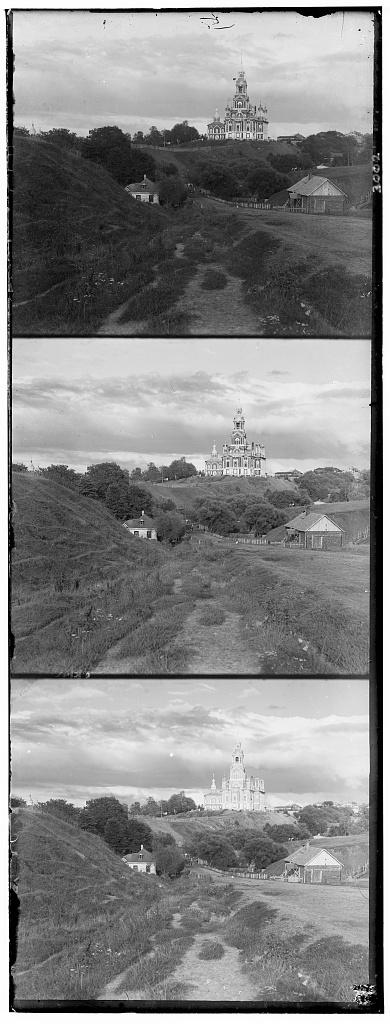
#> input picture before/cathedral.jpg, 390 x 1024 px, found by its file name; its folder holds 4 pictures in this run; the run also reads 1 picture not shown here
$ python covert_zip.py   (older library calls are emulated)
#> lines starting #> are read from the running program, lines starting #| are printed output that depends on the picture
import cv2
import os
import numpy as np
from skimage import img_as_ubyte
MAX_FEATURES = 10000
GOOD_MATCH_PERCENT = 0.15
SIZE=140
import os.path
def zip_():
    img_fold_A = 'E:/QQ/test1/before'
    img_list1 = os.listdir(img_fold_A)
    num_imgs1 = len(img_list1)
    for i in range(num_imgs1):
        save_fold_A = 'E:/QQ/test1/before'
        name_A = img_list1[i]
        path_A = os.path.join(img_fold_A, name_A)
        im_A = cv2.imread(path_A, 1)
#> im_A is the input picture: shape (1024, 390, 3); min 0, max 255, mean 133.7
        if('emir.tif' in name_A):
            file_name_temp = name_A[:-4]
            file_name = os.path.join(save_fold_A , file_name_temp+'.jpg')
            cv2.imwrite(file_name, im_A)
            image = cv2.imread(file_name)
            res = cv2.resize(image, (394,1024), interpolation=cv2.INTER_AREA)
            cv2.imwrite(file_name,res)
            os.remove('E:/QQ/test1/before/emir.tif')


def alignImages(im1,im2):

  # Convert images to grayscale
  #im1Gray = cv2.cvtColor(im1, cv2.COLOR_BGR2GRAY)
  #im2Gray = cv2.cvtColor(im2, cv2.COLOR_BGR2GRAY)

  # Detect ORB features and compute descriptors.
  orb = cv2.ORB_create(MAX_FEATURES)
  keypoints1, descriptors1 = orb.detectAndCompute(im1, None)
  keypoints2, descriptors2 = orb.detectAndCompute(im2, None)
  #print(descriptors1.shape)
  #print(descriptors2.shape)
  # Match features.
  matcher = cv2.DescriptorMatcher_create(cv2.DESCRIPTOR_MATCHER_BRUTEFORCE_HAMMING)
  matches = matcher.match(descriptors1, descriptors2, None)

  # Sort matches by score
  matches.sort(key=lambda x: x.distance, reverse=False)

  # Remove not so good matches
  numGoodMatches = int(len(matches) * GOOD_MATCH_PERCENT)
  matches = matches[:numGoodMatches]

  # Draw top matches
  imMatches = cv2.drawMatches(im1, keypoints1, im2, keypoints2, matches, None)

  # Extract location of good matches
  points1 = np.zeros((len(matches), 2), dtype=np.float32)
  points2 = np.zeros((len(matches), 2), dtype=np.float32)

  for i, match in enumerate(matches):
    points1[i, :] = keypoints1[match.queryIdx].pt
    points2[i, :] = keypoints2[match.trainIdx].pt

  # Find homography
  h, mask = cv2.findHomography(points1, points2, cv2.RANSAC)

  # Use homography

  height, width = im2.shape
  im1Reg = cv2.warpPerspective(im1, h, (width, height))
  return im1Reg


def clear(img):
    img_gray = cv2.cvtColor(img,cv2.COLOR_RGB2GRAY)
    gradX = cv2.Sobel(img_gray, ddepth=cv2.CV_32F, dx=1, dy=0, ksize=-1)
    gradY = cv2.Sobel(img_gray, ddepth=cv2.CV_32F, dx=0, dy=1, ksize=-1)
    img_gradient = cv2.subtract(gradX, gradY)
    img_gradient = cv2.convertScaleAbs(img_gradient)
    blurred = cv2.blur(img_gradient, (9, 9))
    (_, thresh) = cv2.threshold(blurred, 90, 255, cv2.THRESH_BINARY)
    kernel = cv2.getStructuringElement(cv2.MORPH_RECT, (25, 25))
    closed = cv2.morphologyEx(thresh, cv2.MORPH_CLOSE, kernel)
    closed = cv2.erode(closed, None, iterations=4)
    closed = cv2.dilate(closed, None, iterations=4)
    closed = np.clip(closed, 0, 255)
    closed = np.array(closed,np.uint8)
    (cnts, _) = cv2.findContours(closed.copy(), cv2.RETR_EXTERNAL, cv2.CHAIN_APPROX_SIMPLE)
    c = sorted(cnts, key=cv2.contourArea, reverse=True)[0]
    rect = cv2.minAreaRect(c)
    box = np.int0(cv2.boxPoints(rect))
    cv2.drawContours(img, [box], -1, (0, 255, 0), 3)
    height,width,length = img.shape
    Xs = [i[0] for i in box]
    Ys = [i[1] for i in box]
    x1 = min(Xs)
    x2 = max(Xs)
    x1_ = (x2-x1)/2-SIZE
    x2_ = (x2-x1)/2+SIZE
    if x1_< 0:
        x1_ = 0
    if x2_ > width:
        x2_ = width
    y1 = min(Ys)
    y2 = max(Ys)
    y1_ = (y2 - y1)/2-SIZE
    y2_ = (y2 - y1)/2+SIZE
    if y1_ < 0:
        y1_ = 0
    if y2_ > height:
        y2_ = height
    img2 = img[int(y1_):int(y2_), int(x1_):int(x2_),:]
    return img2

if __name__ == '__main__':

    zip_()
    # Read 8-bit color image.
    # This is an image in which the three channels are
    # concatenated vertically.
    for root, dirs, files in os.walk('E:/QQ/test1/before'): #此处路径需要修改，将需要修复的图片都放在该文件夹内

          for file in files:
              print(file)
              #讀入圖像
              img_path = 'E:/QQ/test1/before/'+file #此处路径需要修改，需要修复的图片都放在该文件夹内

              im = cv2.imread(img_path,cv2.IMREAD_GRAYSCALE)
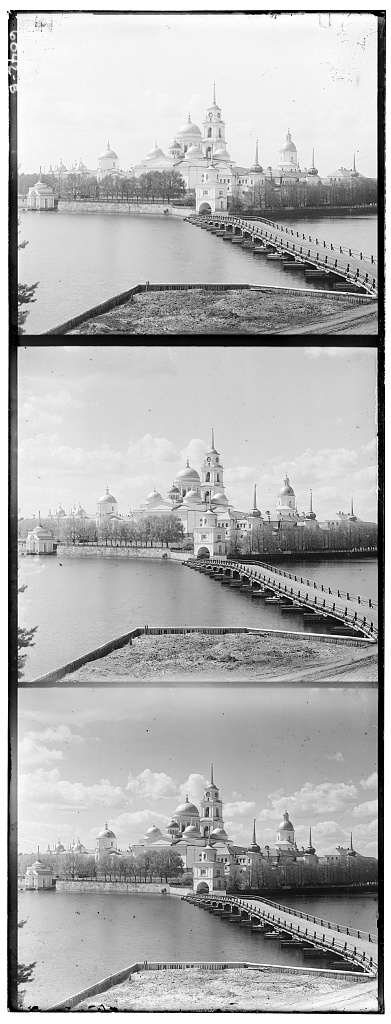
#> im: shape (1024, 391); min 0, max 255, mean 177.7
              if '.tif' in file:
                  im=img_as_ubyte(im)
              # Find the width and height of the color image
              sz=im.shape
#> sz = (1024, 391)
              height = int(sz[0] / 3);
#> height = 341
              width = sz[1]
#> width = 391
              print(sz)
#| (1024, 391)
              # Extract the three channels from the gray scale image
              # and merge the three channels into one color image
              im_color = np.zeros((height,width,3), dtype=np.uint8 )
              for i in range(0,3) :
                  im_color[:,:,i] = im[ i * height:(i+1) * height,:]
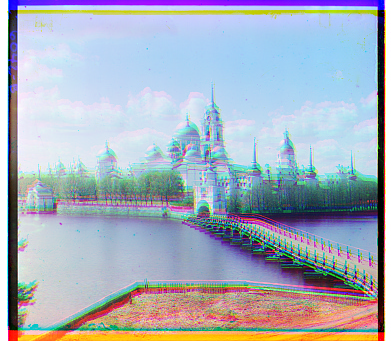
#> im_color: shape (341, 391, 3); mean of channels 0, 1, 2 189.2, 176.2, 167.3; drawn as B, G, R
              # Allocate space for aligned image

              # The blue and green channels will be aligned to the red channel.
              # So copy the red channel

              # Define motion model
              warp_mode = cv2.MOTION_HOMOGRAPHY

              # Set the warp matrix to identity.
              if warp_mode == cv2.MOTION_HOMOGRAPHY :
                  warp_matrix = np.eye(3, 3, dtype=np.float32)
              else :
                  warp_matrix = np.eye(2, 3, dtype=np.float32)

              # Set the stopping criteria for the algorithm.
              criteria = (cv2.TERM_CRITERIA_EPS | cv2.TERM_CRITERIA_COUNT, 5000,  1e-10)

              # Warp the blue and green channels to the red channel
              for i in range(0,2) :
#> (the run stopped early here; a loop or call above may not have finished)
